Frame 1 (no input): blank canvas, image omitted
Frame 60 (no input): blank canvas, image omitted
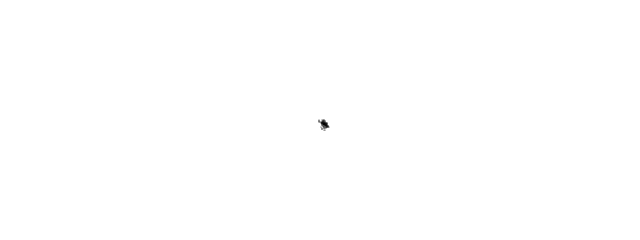
Frame 120 (the mouse pressed at the canvas centre since frame 60)

The p5.js sketch whose frames 1 and 60 were blank and that drew this single picture after the mouse press (run headless with seeded random() and noise() and a simulated clock; from frame 60 on, the mouse is pressed at the canvas centre):

// p5.js sketch
// ── sketch.js
class Walker {
  constructor() {
    this.x = width / 2;
    this.y = height / 2;
  }
  show() {
    stroke(0);
    point(this.x, this.y);
  }

  step() {
    let choice = floor(random(4));
    if (choice === 0) {
      this.x++;
    } else if (choice === 1) {
      this.x--;
    } else if (choice === 2) {
      this.y++;
    } else {
      this.y--;
    }
    let xstep = floor(random(3)) - 1;
    let ystep = floor(random(3)) - 1;
    this.x += xstep;
    this.y += ystep;
  }
}
let walker;

function setup() {
  createCanvas(640, 240);
  walker = new Walker();
  background(255);
}
function draw() {
  walker.step();
  walker.show();
}
//step(); {
//let xstep = random(-1, 1);
//let ystep = random(-1, 1);
//this.x += xstep;
//this.y += ystep;
//let x = randomGaussian(320, 60);
//noStroke();
//fill(0, 10);
//circle(x, 120, 16);
//}
//let num = randomGaussian();
